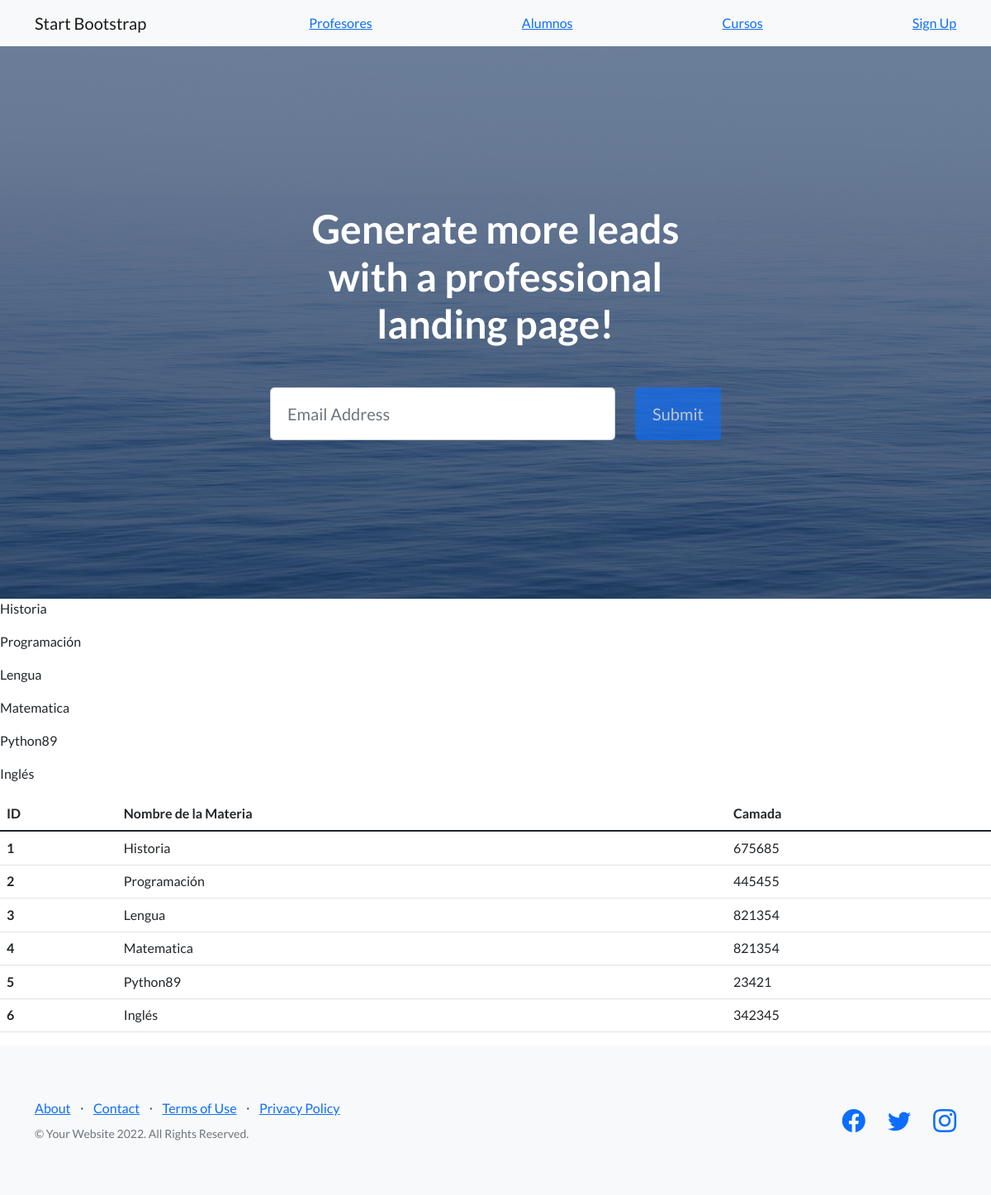
The page /app_coder/cursos on the database its author committed.
### app_coder/models.py (models this page shows)
class Curso(models.Model):
    nombre = models.CharField(max_length=40)
    camada = models.IntegerField()

### app_coder/views.py (the view)
# urls.py: path("cursos" , views.cursos , name= "cursos"),
def cursos(request):
    cursos = Curso.objects.all()
    dicc = {"cursos": cursos}
    plantilla = loader.get_template("cursos.html")
    documento = plantilla.render(dicc)
    return HttpResponse(documento)

### app_coder/template/cursos.html
{% extends "padre.html" %}
{% load static %}
{% block contenido %}
    <table class="table">
        <thead>
          <tr>
            <th scope="col">ID</th>
            <th scope="col">Nombre de la Materia</th>
            <th scope="col">Camada</th>
          </tr>
        </thead>
        <tbody>
            {% for n in cursos %}
            <tr>
                <th scope="row">{{n.id}}</th>
                <td>{{n.nombre}}</td>
                <td>{{n.camada}}</td>
              </tr>
              <tr>
            <p>{{n.nombre}}</p>
            {% endfor %}
         </tbody>
    </table>
{% endblock %}

### app_coder/template/padre.html (shortened to what this page needs)
<!DOCTYPE html>
<html lang="en">
    <head>
        {% load static %}
        <link href="https://cdn.jsdelivr.net/npm/bootstrap-icons@1.5.0/font/bootstrap-icons.css" rel="stylesheet" type="text/css" />
        <link href="{% static 'app_coder/css/styles.css'%}" rel="stylesheet" />
    </head>
    <body>
        <nav class="navbar navbar-light bg-light static-top">
            <div class="container">
                <a class="navbar-brand" href="#!">Start Bootstrap</a>
                <a class="" href="{% url 'profesores'%}">Profesores</a>
                <a class="" href="{% url 'alumnos'%}">Alumnos</a>
                <a class="" href="{% url 'cursos'%}">Cursos</a>
                <a class="" href="#signup">Sign Up</a>
            </div>
        </nav>
        <header class="masthead">
            <div class="container position-relative">
                <div class="row justify-content-center">
                    <div class="col-xl-6">
                        <div class="text-center text-white">
                            <h1 class="mb-5">Generate more leads with a professional landing page!</h1>
                            <form class="form-subscribe" id="contactForm" data-sb-form-api-token="API_TOKEN">
                                <div class="row">
                                    <div class="col">
                                        <input class="form-control form-control-lg" id="emailAddress" type="email" placeholder="Email Address" data-sb-validations="required,email" />
                                    </div>
                                    <div class="col-auto"><button class="btn btn-primary btn-lg disabled" id="submitButton" type="submit">Submit</button></div>
                                </div>
                            </form>
                        </div>
                    </div>
                </div>
            </div>
        </header>
        {% block contenido %}
        {% endblock %}
        <footer class="footer bg-light">
            <div class="container">
                <div class="row">
                    <div class="col-lg-6 h-100 text-center text-lg-start my-auto">
                        <ul class="list-inline mb-2">
                            <li class="list-inline-item"><a href="#!">About</a></li>
                            <li class="list-inline-item">⋅</li>
                            <li class="list-inline-item"><a href="#!">Contact</a></li>
                            <li class="list-inline-item">⋅</li>
                            <li class="list-inline-item"><a href="#!">Terms of Use</a></li>
                            <li class="list-inline-item">⋅</li>
                            <li class="list-inline-item"><a href="#!">Privacy Policy</a></li>
                        </ul>
                        <p class="text-muted small mb-4 mb-lg-0">&copy; Your Website 2022. All Rights Reserved.</p>
                    </div>
                    <div class="col-lg-6 h-100 text-center text-lg-end my-auto">
                        <ul class="list-inline mb-0">
                            <li class="list-inline-item me-4">
                                <a href="#!"><i class="bi-facebook fs-3"></i></a>
                            </li>
                            <li class="list-inline-item me-4">
                                <a href="#!"><i class="bi-twitter fs-3"></i></a>
                            </li>
                            <li class="list-inline-item">
                                <a href="#!"><i class="bi-instagram fs-3"></i></a>
                            </li>
                        </ul>
                    </div>
                </div>
            </div>
        </footer>
    </body>
</html>

### rows shown on the page
Curso: id "1", nombre "Historia", camada "675685"
Curso: id "2", nombre "Programación", camada "445455"
Curso: id "3", nombre "Lengua", camada "821354"
Curso: id "4", nombre "Matematica", camada "821354"
Curso: id "5", nombre "Python89", camada "23421"
Curso: id "6", nombre "Inglés", camada "342345"
